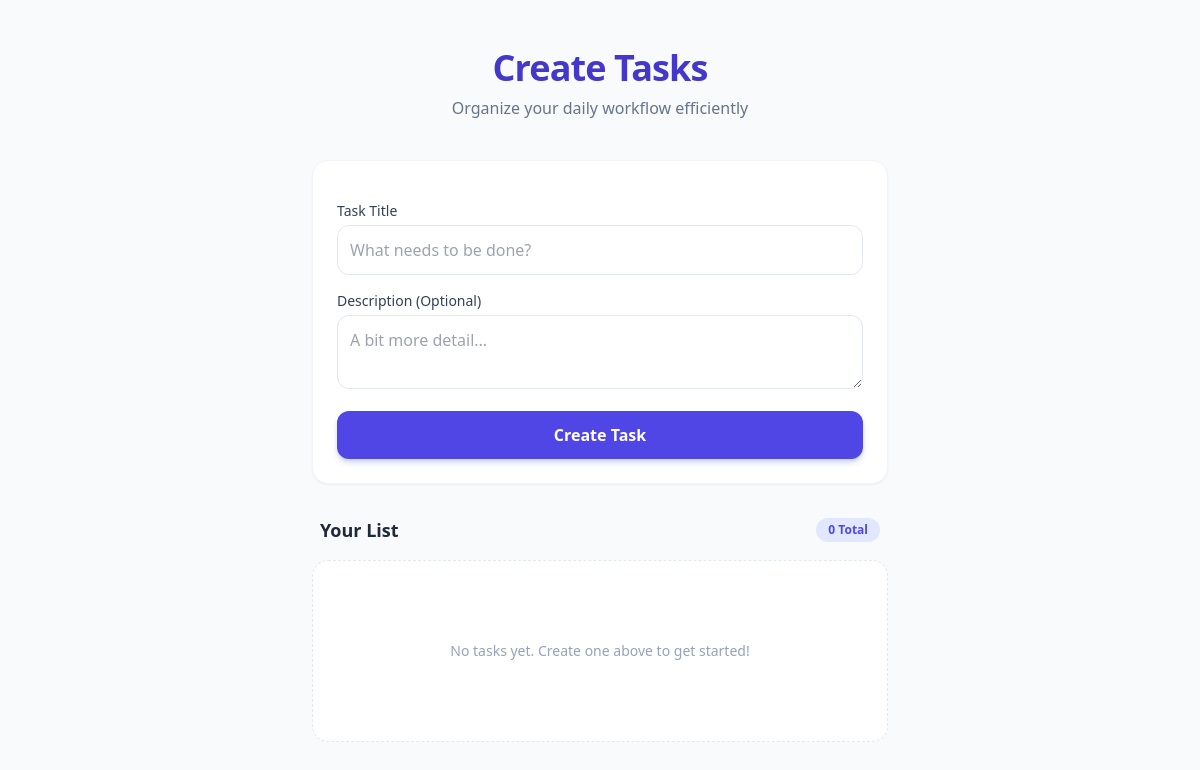
Before: / with the older database file.
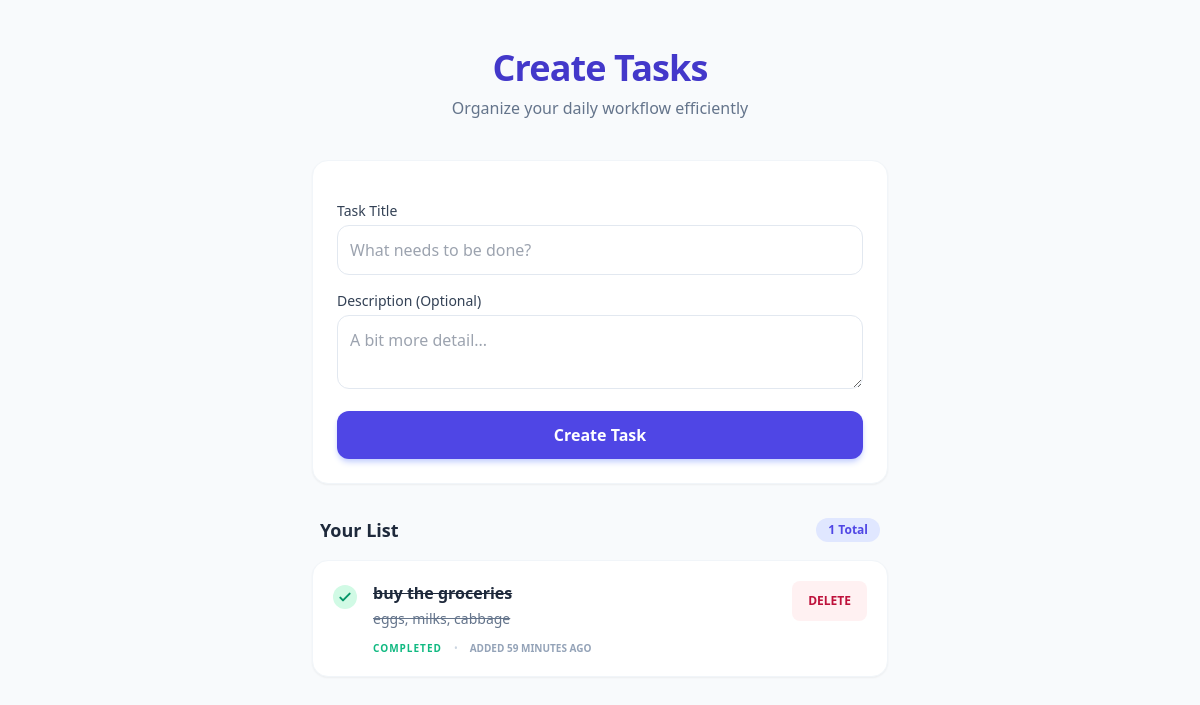
After: the same page with the newer database file.
### tasks/models.py (models this page shows, shortened)
class Task(models.Model):
    title = models.CharField(max_length=200)
    description = models.TextField(blank=True)
    is_completed = models.BooleanField(default=False)
    created_at = models.DateTimeField(auto_now_add=True)
    class Meta:
        ordering = ['-created_at']

### tasks/views.py (the view)
# urls.py: path('', views.task_list, name='task_list'),
def task_list(request):
    tasks = Task.objects.all()
    return render(request, 'tasks/dashboard.html', {'tasks': tasks})

### templates/tasks/dashboard.html (shortened to what this page needs)
<!DOCTYPE html>
<html lang="en">
<head>
    <script src="https://cdn.tailwindcss.com"></script>
</head>
<body class="bg-slate-50 min-h-screen py-12 px-4">
    <div class="max-w-xl mx-auto">
        <div class="text-center mb-10">
            <h1 class="text-4xl font-extrabold text-indigo-700 tracking-tight">Create Tasks</h1>
            <p class="text-slate-500 mt-2">Organize your daily workflow efficiently</p>
        </div>
        <div class="bg-white p-6 rounded-2xl shadow-sm border border-slate-100 mb-8">
            <form action="{% url 'add_task' %}" method="POST" class="space-y-4">
                <div>
                    <label for="title" class="block text-sm font-medium text-slate-700 mb-1">Task Title</label>
                    <input type="text" name="title" id="title" placeholder="What needs to be done?" required
                        class="w-full p-3 border border-slate-200 rounded-xl outline-none focus:ring-2 focus:ring-indigo-500 transition-all">
                </div>
                <div>
                    <label for="description" class="block text-sm font-medium text-slate-700 mb-1">Description (Optional)</label>
                    <textarea name="description" id="description" placeholder="A bit more detail..." rows="2"
                        class="w-full p-3 border border-slate-200 rounded-xl outline-none focus:ring-2 focus:ring-indigo-500 transition-all"></textarea>
                </div>
                <button type="submit" class="w-full bg-indigo-600 text-white font-semibold py-3 rounded-xl hover:bg-indigo-700 shadow-md shadow-indigo-200 transition-all transform active:scale-[0.98]">
                    Create Task
                </button>
            </form>
        </div>
        <div class="space-y-4">
            <div class="flex items-center justify-between px-2">
                <h3 class="text-lg font-bold text-slate-800">Your List</h3>
                <span class="text-xs font-semibold bg-indigo-100 text-indigo-600 px-3 py-1 rounded-full">
                    {{ tasks.count }} Total
                </span>
            </div>
            {% for task in tasks %}
            <div class="group bg-white p-5 rounded-2xl border border-slate-100 shadow-sm flex items-start gap-4 transition-all hover:border-indigo-200">
                <div class="mt-1">
                    {% if task.is_completed %}
                    <span class="flex h-6 w-6 items-center justify-center rounded-full bg-emerald-100 text-emerald-600">
                        <svg xmlns="http://www.w3.org/2000/svg" class="h-4 w-4" fill="none" viewBox="0 0 24 24" stroke="currentColor">
                            <path stroke-linecap="round" stroke-linejoin="round" stroke-width="3" d="M5 13l4 4L19 7" />
                        </svg>
                    </span>
                    {% endif %}
                </div>
                <div class="flex-1">
                    <h4 class="font-bold text-slate-800 {% if task.is_completed %}line-through text-slate-400{% endif %}">
                        {{ task.title }}
                    </h4>
                    {% if task.description %}
                    <p class="text-sm text-slate-500 mt-1 {% if task.is_completed %}line-through text-slate-300{% endif %}">
                        {{ task.description }}
                    </p>
                    {% endif %}
                    <div class="mt-3 flex items-center gap-3">
                        <span class="text-[10px] uppercase font-bold tracking-widest {% if task.is_completed %}text-emerald-500{% else %}text-amber-500{% endif %}">
                             {{ task.is_completed|yesno:"Completed,Running" }}
                        </span>
                        <span class="text-[10px] text-slate-300">•</span>
                        <span class="text-[10px] text-slate-400 uppercase font-bold">Added {{ task.created_at|timesince }} ago</span>
                    </div>
                </div>
                <div class="flex flex-col sm:flex-row gap-2">
                    <a href="{% url 'delete_task' task.pk %}"
                       class="inline-flex items-center justify-center h-10 px-4 text-xs font-bold text-rose-700 bg-rose-50 rounded-lg hover:bg-rose-100 transition-colors uppercase">
                        Delete
                    </a>
                </div>
            </div>
            {% empty %}
            <div class="text-center py-20 bg-white rounded-2xl border border-dashed border-slate-200">
                <p class="text-slate-400 text-sm">No tasks yet. Create one above to get started!</p>
            </div>
            {% endfor %}
        </div>
    </div>
</body>
</html>

Changed rows visible on the page:
added Task: title "buy the groceries", description "eggs, milks, cabbage", is_completed "COMPLETED", created_at "59 MINUTES"
Other visible differences:
{{ tasks.count }}: "0" → "1"
text no longer shown: "No tasks yet. Create one above to get started!"
